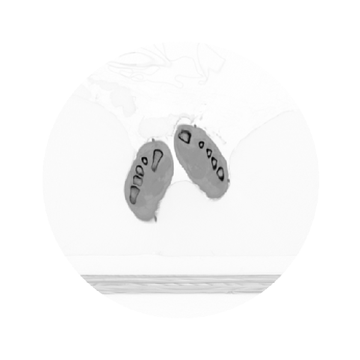
#> input picture notebooks_for_dev/ct_slice_69_feet.png, 360 x 360 px
$ jupyter execute Generate_pre_rendered_images_json.ipynb   (shell and % lines are left out)
#> lines starting #> are read from the running program, lines starting #| are printed output that depends on the picture; long printed decimals are rounded
[cell 1]
import matplotlib.pyplot as plt
import numpy as np
from PIL import Image
from skimage.color import rgb2gray, rgba2rgb
from skimage.transform import iradon, radon
import json
from json import JSONEncoder
from pathlib import Path
import gzip


class NumpyArrayEncoder(JSONEncoder):
    def default(self, obj):
        if isinstance(obj, np.ndarray):
            return obj.tolist()
        return JSONEncoder.default(self, obj)


def show(img, cmap="gray"):
    plt.imshow(img, cmap)
    plt.axis("off")


name = "ct_slice_69_feet.png"

# name = "ct_slice_730_upper_legs.png"
# name = "ct_slice_1342_breast.png"
# name = "ct_slice_1542_teeth.png"

image_data = Image.open(name)
#> image_data is the input picture: PIL image 360x360 RGBA; mean R, G, B, A 247.3, 247.3, 247.3, 255
image_data = np.array(image_data.convert("RGBA"))
image = rgb2gray(1 - rgba2rgb(image_data))
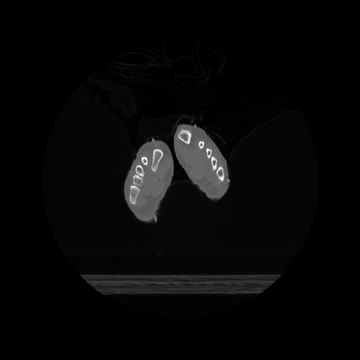
#> image: shape (360, 360) float64; min 0, max 1, mean 0.0301
print(image.min(), image.max())
#| 0.0 1.0

theta = np.linspace(0.0 + 90, 180.0 + 90, max(image.shape), endpoint=False)
#> theta = 360 values from 90 to 269.5
sinogram = radon(image, theta=theta)
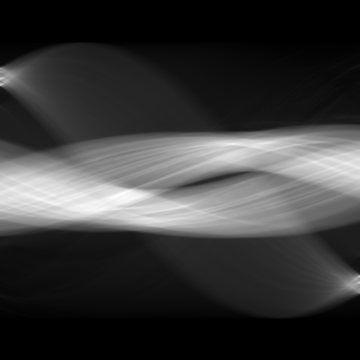
#> sinogram: shape (360, 360) float64; min 0, max 48.83, mean 10.8; drawn with min black and max white
# plt.imshow(-iradon(sinogram, theta=theta, filter_name="shepp-logan"), cmap="gray")
# plt.axis("off")


imgs = []
for i in range(0, 20):
    fromangle = 18 * i
    toangle = 18 * i + 18
    thetaX = theta[fromangle:toangle]
    sinogramX = sinogram[:, fromangle:toangle]
    filtered_imX = iradon(sinogramX, theta=thetaX, filter_name="shepp-logan")
    filtered_imX_round = np.round(filtered_imX, 2)
    imgs.append(-filtered_imX_round)
#> this loop made 20 passes
#> pass 1, `filtered_imX = iradon(sinogramX, theta=thetaX, filter_name="shepp-loga..`:
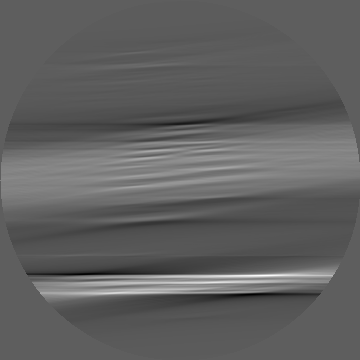
#> filtered_imX: shape (360, 360) float64; min -1.36, max 2.31, mean 0.03; drawn with min black and max white
#> pass 2, `filtered_imX = iradon(sinogramX, theta=thetaX, filter_name="shepp-loga..`:
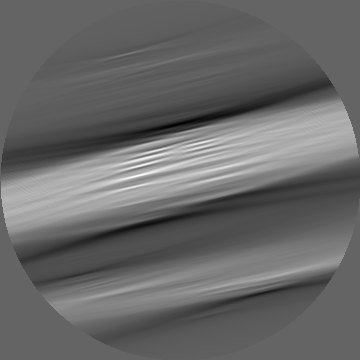
#> filtered_imX: shape (360, 360) float64; min -0.748, max 1.15, mean 0.0301; drawn with min black and max white
#> after the loop, imgs = 20 items


img_final = imgs[0] * 0
#> img_final: shape (360, 360) float64; every value is 0

for im in imgs:
    img_final += im
#> this loop made 20 passes
#> pass 1, `img_final += im`:
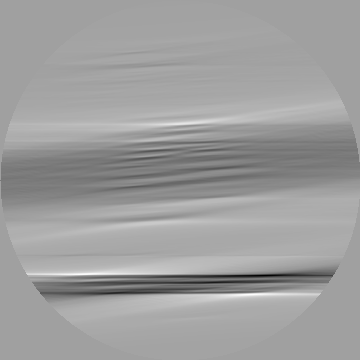
#> img_final: shape (360, 360) float64; min -2.31, max 1.36, mean -0.03; drawn with min black and max white
#> pass 2, `img_final += im`:
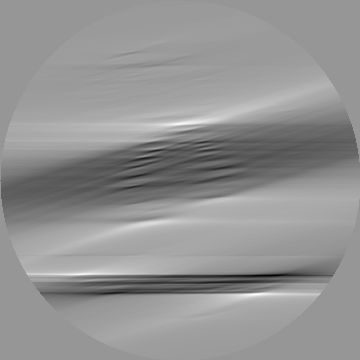
#> img_final: shape (360, 360) float64; min -2.7, max 1.86, mean -0.0601; drawn with min black and max white
#> pass 3, `img_final += im`:
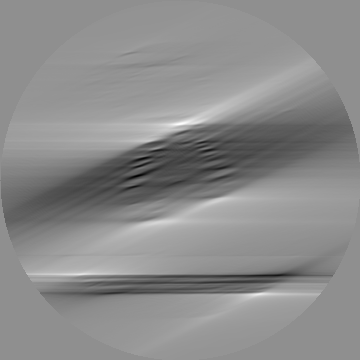
#> img_final: shape (360, 360) float64; min -3.49, max 2.71, mean -0.0903; drawn with min black and max white

plt.imshow(img_final, cmap="gray")
plt.axis("off")


# prepare json

json_datastack = [im for im in imgs]
#> json_datastack = 20 items
json_content = {"data": json_datastack}

# Path to the gzipped JSON file
path = f"../public/{name[:-4]}.json.gzip"

# Open the file in binary write mode and wrap it with a gzip writer
with gzip.open(path, 'wb') as jsonFile:
    # Dump the JSON data to a string and write it to the gzip writer
    json_str = json.dumps(json_content, indent=0, sort_keys=False, cls=NumpyArrayEncoder)
    jsonFile.write(json_str.encode('utf-8'))

# Print a message to show that the file was successfully saved
print(f"Saved compressed data to {path}")

$ run again, with notebooks_for_dev/ct_slice_730_upper_legs.png copied over notebooks_for_dev/ct_slice_69_feet.png
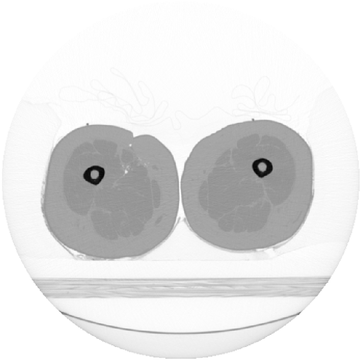
#> input picture notebooks_for_dev/ct_slice_730_upper_legs.png, 360 x 360 px
#> image_data is the input picture: PIL image 360x360 RGBA; mean R, G, B, A 227.1, 227.1, 227.1, 255
#| 0.0 1.0
#> the loop `for i in range(0, 20):` made 20 passes
#> pass 2, `filtered_imX = iradon(sinogramX, theta=thetaX, filter_name="shepp-loga..`:
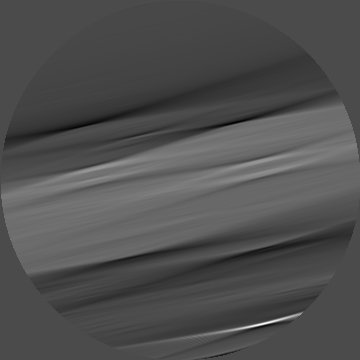
#> filtered_imX: shape (360, 360) float64; min -1.78, max 4.22, mean 0.109; drawn with min black and max white
#> after the loop `for i in range(0, 20):`: imgs = 20 items
#> the loop `for im in imgs:` made 20 passes
#> pass 3, `img_final += im`:
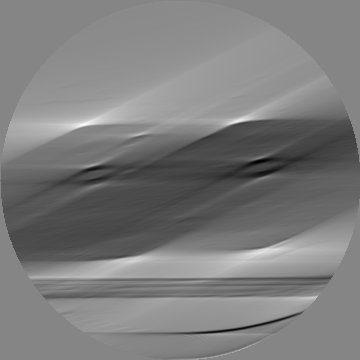
#> img_final: shape (360, 360) float64; min -5.38, max 4.93, mean -0.328; drawn with min black and max white

$ run again, with notebooks_for_dev/ct_slice_1342_breast.png copied over notebooks_for_dev/ct_slice_69_feet.png
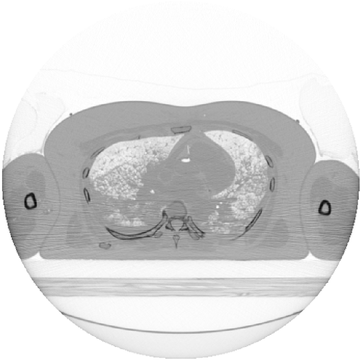
#> input picture notebooks_for_dev/ct_slice_1342_breast.png, 360 x 360 px
#> image_data is the input picture: PIL image 360x360 RGBA; mean R, G, B, A 216.1, 216.1, 216.1, 255
#| 0.0 0.9804
#> the loop `for i in range(0, 20):` made 20 passes
#> pass 2, `filtered_imX = iradon(sinogramX, theta=thetaX, filter_name="shepp-loga..`:
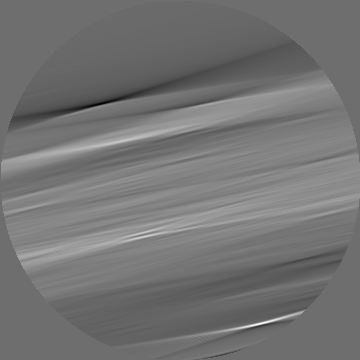
#> filtered_imX: shape (360, 360) float64; min -3.12, max 4.05, mean 0.152; drawn with min black and max white
#> after the loop `for i in range(0, 20):`: imgs = 20 items
#> the loop `for im in imgs:` made 20 passes
#> pass 3, `img_final += im`:
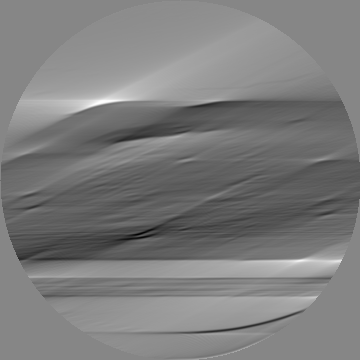
#> img_final: shape (360, 360) float64; min -6.74, max 6.07, mean -0.457; drawn with min black and max white

$ run again, with notebooks_for_dev/ct_slice_1542_teeth.png copied over notebooks_for_dev/ct_slice_69_feet.png
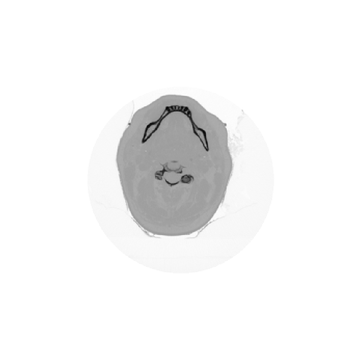
#> input picture notebooks_for_dev/ct_slice_1542_teeth.png, 360 x 360 px
#> image_data is the input picture: PIL image 360x360 RGBA; mean R, G, B, A 244.4, 244.4, 244.4, 255
#| 0.0 0.9922
#> after the loop `for i in range(0, 20):`: imgs = 20 items
#> the loop `for im in imgs:` made 20 passes
#> pass 3, `img_final += im`:
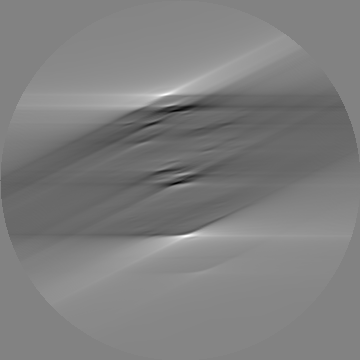
#> img_final: shape (360, 360) float64; min -4.8, max 4.57, mean -0.125; drawn with min black and max white
